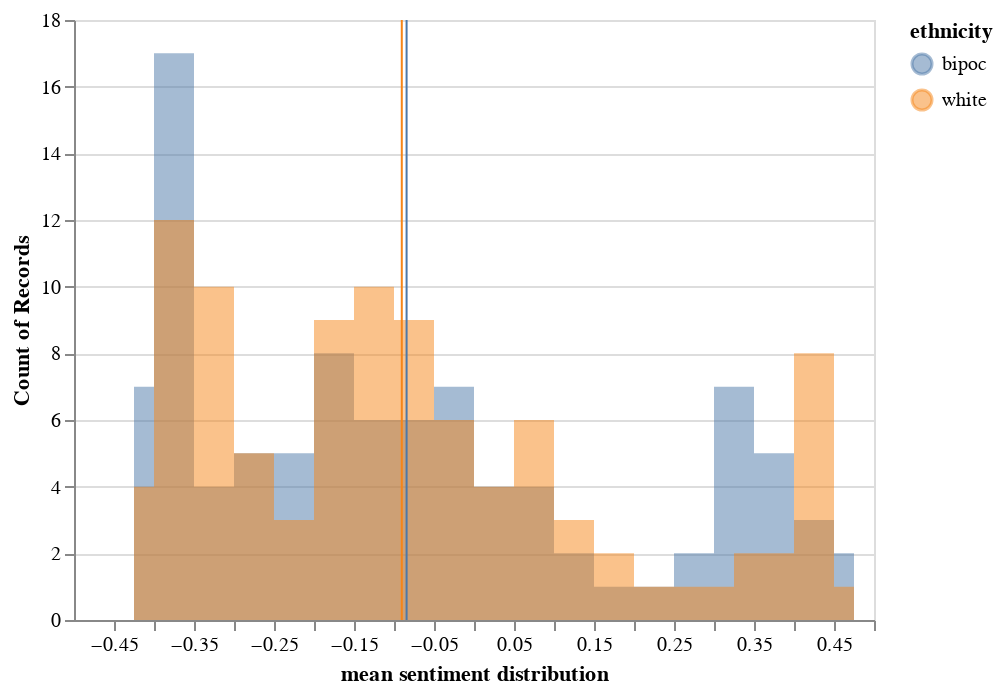

The notebook cell saved with this chart:
### Markdown cell above
## Sentiment by ethnicity

### Code cell
source = free_grouped_score
hist_free_ethnicity_com = alt.Chart(source).mark_area(
    opacity=0.5,
    interpolate='step'
).encode(
    alt.X('sentimentScore:Q', bin=alt.Bin(maxbins=30), title='mean sentiment distribution'),
    alt.Y('count()',  stack=None),
    alt.Color('ethnicity'))

rule = alt.Chart(source).mark_rule(color='red').encode(
    x=alt.X('sentimentScore:Q', aggregate='mean'),
    color=alt.Color('ethnicity'))

hist_free_ethnicity_com = hist_free_ethnicity_com + rule
hist_free_ethnicity_com.display(renderer='svg')

### Figure 1 — Vega-Lite specification as saved in the notebook (floating-point values rounded to 4 significant figures; data arrays with more than 128 entries replaced by an {"elided": "..."} marker saying what was removed)
{"config": {"view": {"continuousWidth": 400, "continuousHeight": 300}}, "layer": [{"mark": {"type": "area", "interpolate": "step", "opacity": 0.5}, "encoding": {"color": {"type": "nominal", "field": "ethnicity"}, "x": {"type": "quantitative", "bin": {"maxbins": 30}, "field": "sentimentScore", "title": "mean sentiment distribution"}, "y": {"type": "quantitative", "aggregate": "count", "stack": null}}}, {"mark": {"type": "rule", "color": "red"}, "encoding": {"color": {"type": "nominal", "field": "ethnicity"}, "x": {"type": "quantitative", "aggregate": "mean", "field": "sentimentScore"}}}], "data": {"name": "data-00dbd94fe1bcd18622c318551727f7c0"}, "$schema": "https://vega.github.io/schema/vega-lite/v4.8.1.json", "datasets": {"data-00dbd94fe1bcd18622c318551727f7c0": {"elided": "192 records"}}}
